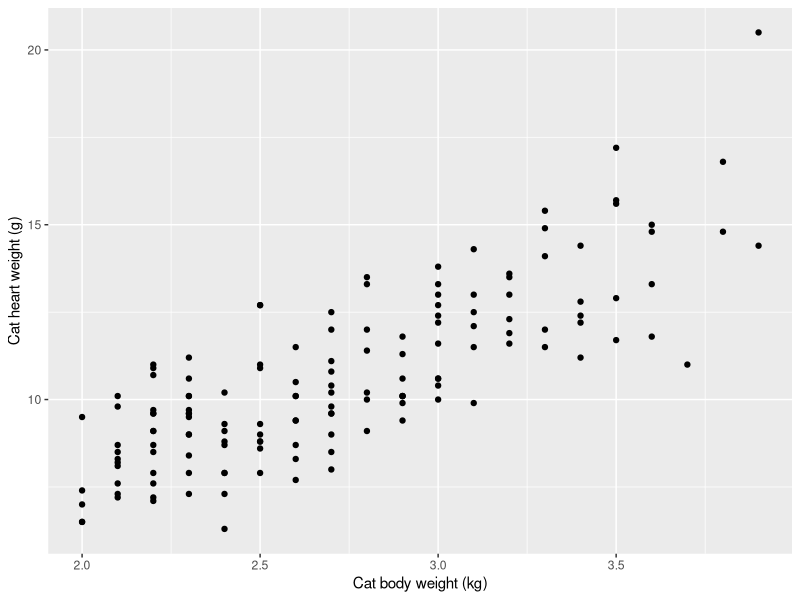

Generate this figure with R:
## ---- chunk 1
knitr::opts_chunk$set(echo = TRUE)
## ---- chunk 2
library(tidyverse)
library(MASS)
data("cats")
## ---- chunk 3
cats_male <- cats %>%
  filter(Sex == 'M')

cats_female <- cats %>%
  filter(Sex == 'F')

t.test(cats_male$Bwt, cats_female$Bwt)
## ---- chunk 4

## ---- chunk 5

## ---- chunk 6
ggplot(cats, aes(x=Bwt, y=Hwt)) +
  geom_point() +
  labs(x="Cat body weight (kg)", y="Cat heart weight (g)")
## ---- chunk 7

